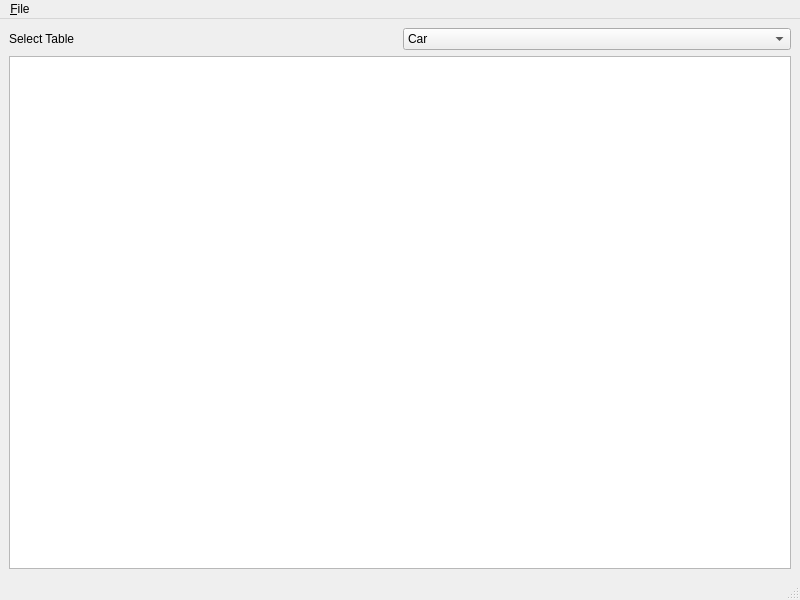
<?xml version="1.0" encoding="UTF-8"?>
<ui version="4.0">
 <class>MainWindow</class>
 <widget class="QMainWindow" name="MainWindow">
  <property name="geometry">
   <rect>
    <x>0</x>
    <y>0</y>
    <width>800</width>
    <height>600</height>
   </rect>
  </property>
  <property name="windowTitle">
   <string>MainWindow</string>
  </property>
  <widget class="QWidget" name="centralwidget">
   <layout class="QGridLayout" name="gridLayout" columnstretch="0,0">
    <item row="0" column="1">
     <widget class="QComboBox" name="comboBox_table">
      <item>
       <property name="text">
        <string>Car</string>
       </property>
      </item>
      <item>
       <property name="text">
        <string>Book</string>
       </property>
      </item>
     </widget>
    </item>
    <item row="0" column="0">
     <widget class="QLabel" name="label">
      <property name="text">
       <string>Select Table</string>
      </property>
     </widget>
    </item>
    <item row="1" column="0" colspan="2">
     <widget class="QTextEdit" name="textEditResults">
      <property name="html">
       <string>&lt;!DOCTYPE HTML PUBLIC &quot;-//W3C//DTD HTML 4.0//EN&quot; &quot;http://www.w3.org/TR/REC-html40/strict.dtd&quot;&gt;
&lt;html&gt;&lt;head&gt;&lt;meta name=&quot;qrichtext&quot; content=&quot;1&quot; /&gt;&lt;meta charset=&quot;utf-8&quot; /&gt;&lt;style type=&quot;text/css&quot;&gt;
p, li { white-space: pre-wrap; }
hr { height: 1px; border-width: 0; }
li.unchecked::marker { content: &quot;\2610&quot;; }
li.checked::marker { content: &quot;\2612&quot;; }
&lt;/style&gt;&lt;/head&gt;&lt;body style=&quot; font-family:'Sans Serif'; font-size:9pt; font-weight:400; font-style:normal;&quot;&gt;
&lt;p style=&quot;-qt-paragraph-type:empty; margin-top:0px; margin-bottom:0px; margin-left:0px; margin-right:0px; -qt-block-indent:0; text-indent:0px;&quot;&gt;&lt;br /&gt;&lt;/p&gt;&lt;/body&gt;&lt;/html&gt;</string>
      </property>
     </widget>
    </item>
   </layout>
  </widget>
  <widget class="QMenuBar" name="menubar">
   <property name="geometry">
    <rect>
     <x>0</x>
     <y>0</y>
     <width>800</width>
     <height>22</height>
    </rect>
   </property>
   <widget class="QMenu" name="menu_File">
    <property name="title">
     <string>&amp;File</string>
    </property>
    <addaction name="action_Quit"/>
   </widget>
   <addaction name="menu_File"/>
  </widget>
  <widget class="QStatusBar" name="statusbar"/>
  <action name="action_Quit">
   <property name="text">
    <string>&amp;Quit</string>
   </property>
   <property name="shortcut">
    <string>Ctrl+Q</string>
   </property>
  </action>
 </widget>
 <resources/>
 <connections/>
</ui>
